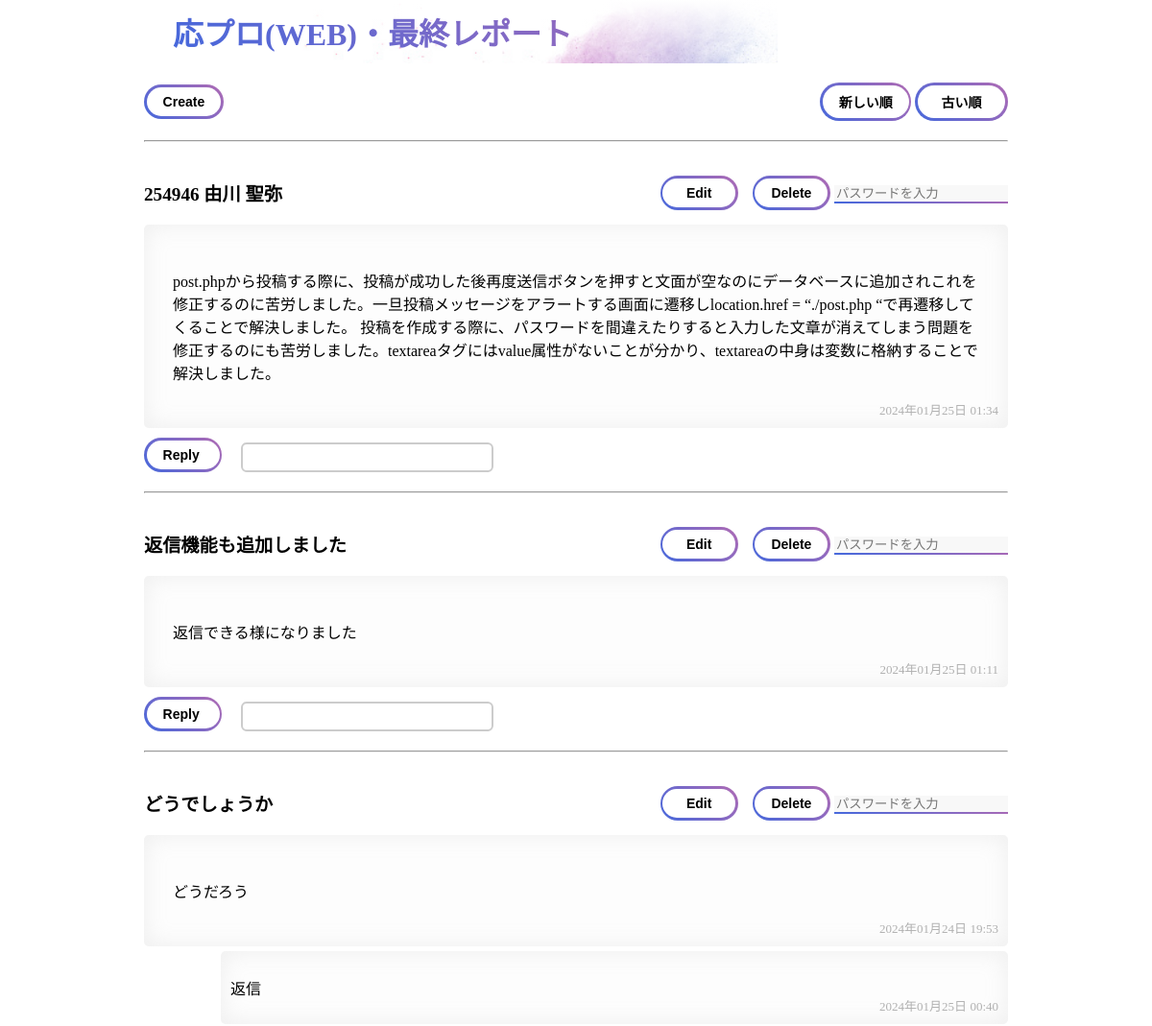
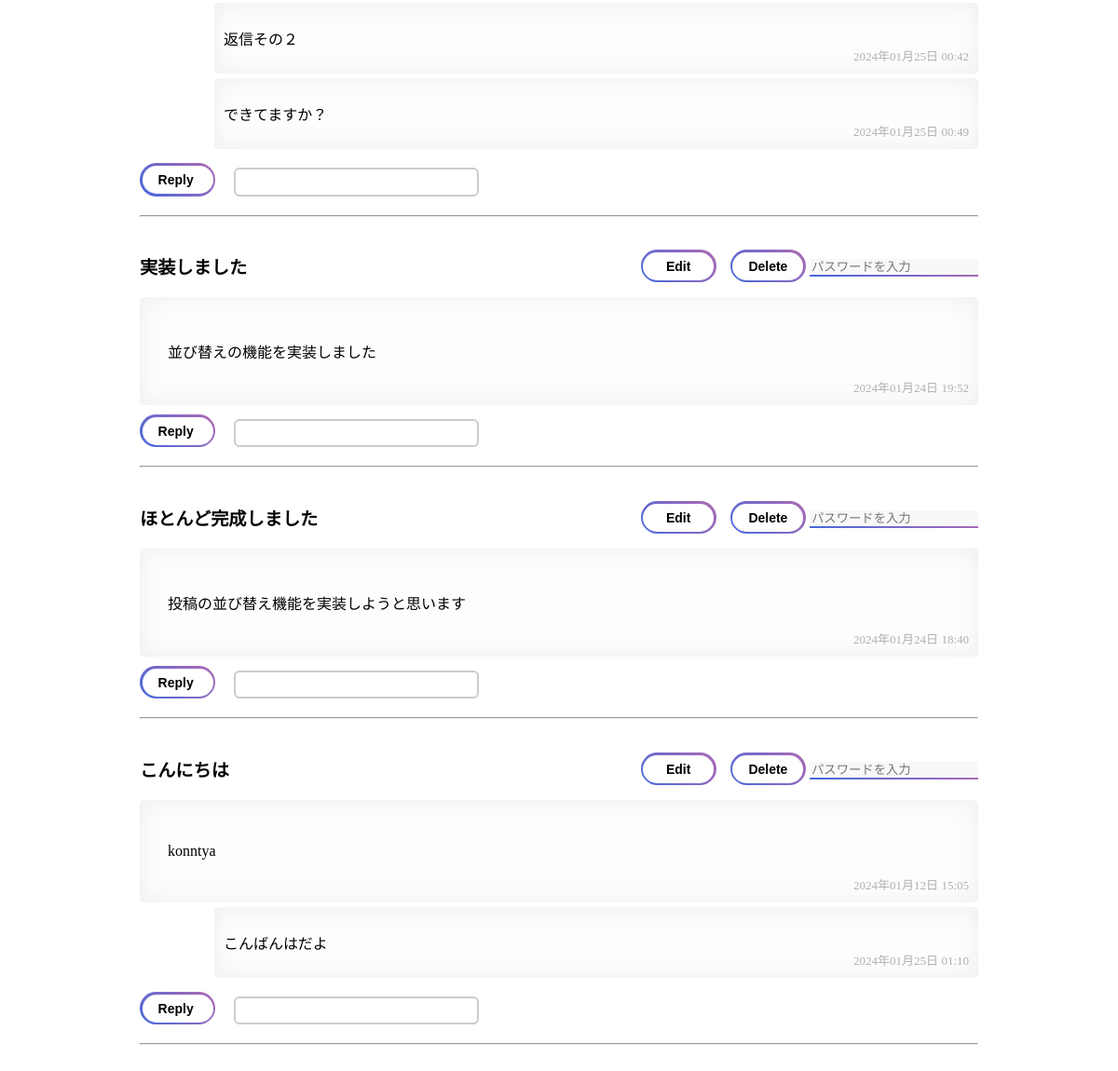
/blog/index.php, run on the app's committed database (2 pictures, top to bottom).
### tables this page shows
CREATE TABLE posts (
id integer primary key autoincrement,
title text,
contents text,
date text );

CREATE TABLE comments (
    id INTEGER PRIMARY KEY AUTOINCREMENT,
    pid INTEGER,
    contents TEXT,
    date TEXT
);

### blog/index.php (the view, shortened to what this page needs)
<!DOCTYPE html>
<html lang="en">
<head>
   <link rel="stylesheet" href="./css/button.css">
   <link rel="stylesheet" href="./css/header.css">
   <link rel="stylesheet" href="./css/index.css">
   <link rel="stylesheet" href="./css/post.css">
</head>
<body>
   <div class="container">
      <header>
         <h1>応プロ(WEB)・最終レポート</h1>
      </header>
      <div class="buttons">
         <form action="post.php" method="post">
            <button class="bn30" type="submit">Create</button>
         </form>
         <form action="index.php" method="post" class="order-button">
            <button class="bn30" type="submit" name="asc">新しい順</button>
            <button class="bn30" type="submit" name="desc">&nbsp;&nbsp;古い順&nbsp;&nbsp;</button>
         </form>
      </div>
      <hr />
      <?php
      try {
         $dbh = new PDO('sqlite:blog.db', '', '');
         if (isset($_POST['desc']) == true) {
            $sth = $dbh->prepare("select * from posts order by date asc");
         } else {
            $sth = $dbh->prepare("select * from posts order by date desc");
         }
         $sth->execute();
         while ($row = $sth->fetch()) {
            $time = preg_split("/[\s.:-]+/", $row['date']);
            ?>
            <div class="buttons">
               <p class="post-title">
                  <?php echo $row['title'] ?>
               </p>
               <div class="edit-button">
                  <form action="edit.php" method="post">
                     <button class="bn30" type="submit">&nbsp;&nbsp;Edit&nbsp;&nbsp;</button>
                  </form>
               </div>
               <div class="delete-button">
                  <form action="delete.php" method="post">
                     <button class="bn30" type="submit">Delete</button>
                     <input type="password" name="password" size="20" placeholder="パスワードを入力" required />
                  </form>
               </div>
            </div>
            <div class="message-box">
               <p>
                  <?php echo $row['contents'] ?><br>
               </p>
               <div class="timestamp">
                  <p>
                     <?php echo $time[0] . "年" . $time[1] . "月" . $time[2] . "日 " . $time[3] . ":" . $time[4] ?>
                  </p>
               </div>
            </div>
            <?php
            $comment_sql = 'SELECT * FROM comments WHERE pid = ? ORDER BY date asc';
            $comment_sth = $dbh->prepare($comment_sql);
            $comment_sth->execute(array($row['id']));
            while ($comment = $comment_sth->fetch()) {
               echo '<div class="comment-box">';
               echo '<p>' . htmlspecialchars($comment['contents']) . '</p>';
               $comment_date = preg_split("/[\s.:-]+/", $comment['date']);
               echo '<div class="timestamp"><p>' .
                  htmlspecialchars($comment_date[0]) . "年" .
                  htmlspecialchars($comment_date[1]) . "月" .
                  htmlspecialchars($comment_date[2]) . "日 " .
                  htmlspecialchars($comment_date[3]) . ":" .
                  htmlspecialchars($comment_date[4]) .
                  '</p></div>';
               echo '</div>';
            }
            ?>
            <div>
               <form action="comment.php" method="post" class="reply-button">
                  <button class="bn30" type="submit">Reply&nbsp;</button>
                  <textarea name="contents" cols="30" rows="1" required></textarea>
               </form>
            </div>
            <hr />
            <?php
         }
      } catch (PDOException $e) {
         print "エラー!: " . $e->getMessage() . "<br/>";
         die();
      }
      ?>
   </div>
</body>
</html>

### blog/css/button.css (style rules this page uses)
.bn30 { border: 5em; cursor: pointer; outline: none; font-size: 14px; font-weight: 600; transform: translate(0); background-image: linear-gradient(45deg, #4568dc, #b06ab3); padding: 0.7em 1.4em; border-radius: 65px; box-shadow: 1px 1px 10px rgba(255, 255, 255, 0.438); transition: box-shadow 0.25s; color: rgb(0, 0, 0); }
.bn30:after { content: ""; border-radius: 18px; position: absolute; margin: 2.7px; top: 0; left: 0; bottom: 0; right: 0; z-index: -1; background: #ffffff; }
input { border: 2.7px solid; -o-border-image: linear-gradient(45deg, #4568dc, #b06ab3) 1; border-image: linear-gradient(45deg, #4568dc, #b06ab3) 1; border-top: #ffffff; border-right: #ffffff; border-left: #ffffff; background-color: #f8f8f8; outline: none; }

### blog/css/header.css (style rules this page uses)
header { max-width: 600px; padding: 10px 30px; background-image: linear-gradient(to bottom, rgb(255, 255, 255) 0%, rgba(255, 255, 255, 0) 100%), url(../images/splash.jpg); background-size: cover; background-repeat: no-repeat; }
h1 { background: -webkit-linear-gradient(45deg, #4568dc, #b06ab3); -webkit-background-clip: text; background-clip: text; -webkit-text-fill-color: transparent; margin: 0%; }

### blog/css/index.css (style rules this page uses)
.container { padding: 0px 30px 30px 30px; max-width: 900px; margin: auto; }
body { margin: 0px 50px; max-width: 600; }
hr { margin: 20px 0px 0px; }

### blog/css/post.css (style rules this page uses)
.message-box { background-color: rgba(253, 253, 253, 0.82); padding: 30px; border-radius: 5px; position: relative; box-shadow: inset 0px 0px 22px 2px rgba(175, 175, 175, 0.18); }
.buttons { display: flex; padding: 20px 0px 0px 0px; gap: 15px; align-items: center; justify-content: center; }
.buttons > .post-title { margin-right: auto; }
.order-button { margin-left: auto; }
.timestamp { text-align: right; position: absolute; text-align: end; display: inline; bottom: 5px; right: 5px; }
.timestamp > p { margin: 5px; color: #b0b0b0; font-size: small; }
.post-title { font-size: larger; font-weight: bold; }
textarea { border: 2px solid #cccccc; border-radius: 6px; resize: none; margin-top: 5px; border: 2px solid #cccccc; outline: 0; }
.reply-button { padding-top: 10px; gap: 20px; display: flex; }
.comment-box { background-color: rgba(253, 253, 253, 0.82); padding: 10px; margin: 5px 0px 5px 80px; border-radius: 5px; position: relative; box-shadow: inset 0px 0px 22px 2px rgba(175, 175, 175, 0.18); }
.comment-box > .timestamp { text-align: right; position: absolute; text-align: end; display: inline; bottom: 5px; right: 5px; }
.comment-box > .timestamp > p { margin: 5px; color: #b0b0b0; font-size: small; }

### data on the page
posts: title "254946 由川 聖弥", contents "post.phpから投稿する際に、投稿が成功した後再度送信ボタンを押すと文面が空なのにデータベースに追加されこれを修正するのに苦労しました。一旦投稿メッセージをアラートする画面に遷移しlocation.href = “./post.php “で再遷移してくることで解決しました。 投稿を作成する際に、パスワードを間違えたりすると入力した文章が消えてしまう問題を修正するのにも苦労しました。textareaタグにはvalue属性がないことが分かり、textareaの中身は変数に格納することで解決しました。", date "2024", date "01", date "25", date "34"
posts: title "返信機能も追加しました", contents "返信できる様になりました", date "2024", date "01", date "25", date "11"
posts: title "どうでしょうか", contents "どうだろう", date "2024", date "01", date "24", date "19", date "53"
comments: contents "返信", date "2024", date "01", date "25", date "00", date "40"
comments: contents "返信その２", date "2024", date "01", date "25", date "00", date "42"
comments: contents "できてますか？", date "2024", date "01", date "25", date "00", date "49"
posts: title "実装しました", contents "並び替えの機能を実装しました", date "2024", date "01", date "24", date "19", date "52"
posts: title "ほとんど完成しました", contents "投稿の並び替え機能を実装しようと思います", date "2024", date "01", date "24", date "18", date "40"
posts: title "こんにちは", contents "konntya", date "2024", date "01", date "12", date "15", date "05"
comments: contents "こんばんはだよ", date "2024", date "01", date "25", date "10"
